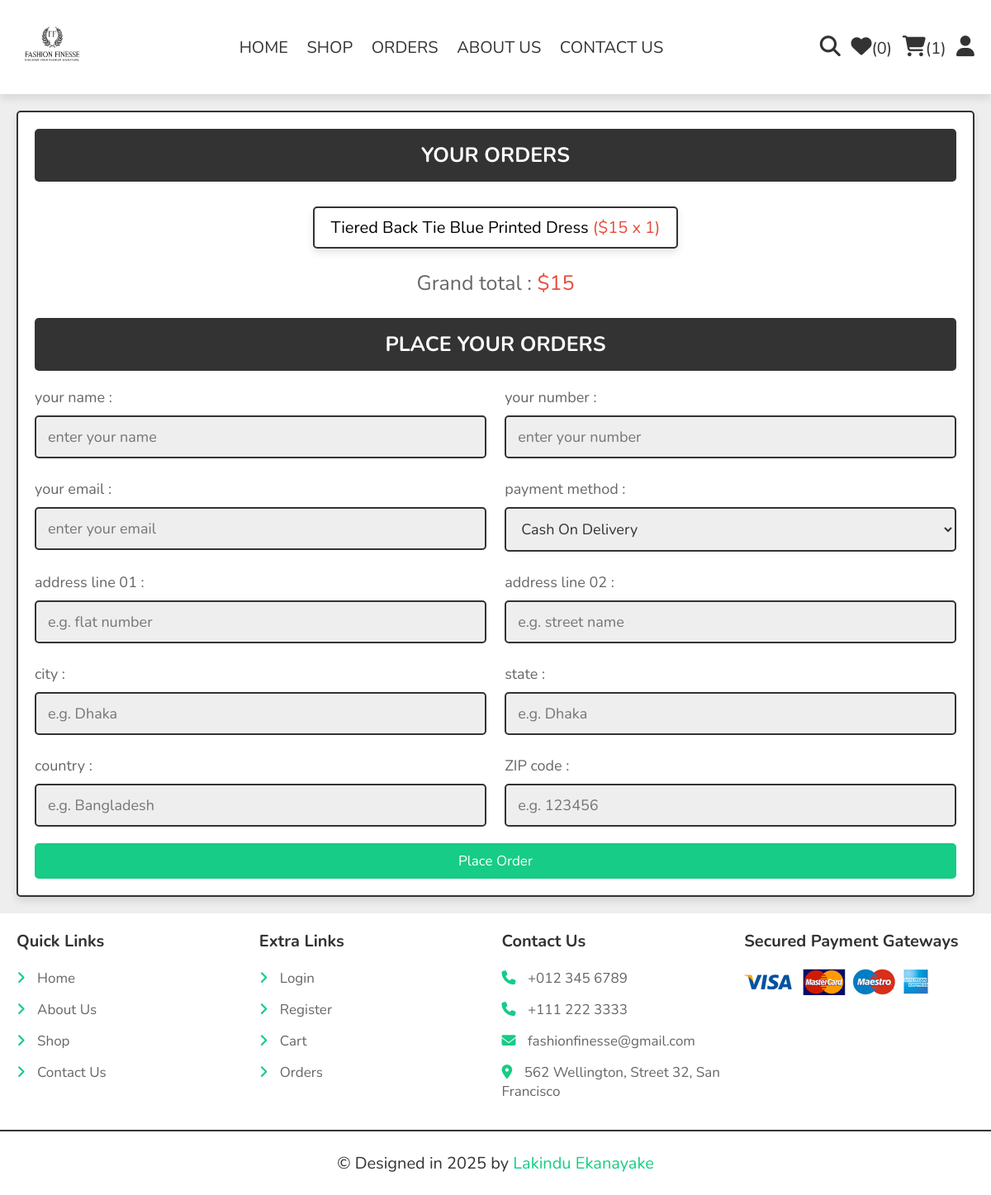
Screenshot of /checkout.php (signed in) with the database file from the repository.
### tables this page shows
CREATE TABLE `cart` (
  `id` int(100) NOT NULL,
  `user_id` int(100) NOT NULL,
  `pid` int(100) NOT NULL,
  `name` varchar(100) NOT NULL,
  `price` int(10) NOT NULL,
  `quantity` int(10) NOT NULL,
  `image` varchar(100) NOT NULL
);

### checkout.php (the view, shortened to what this page needs)
<?php
include 'components/connect.php';
if(isset($_SESSION['user_id'])){
   $user_id = $_SESSION['user_id'];
}else{
   $user_id = '';
   header('location:user_login.php');
};
?>
<!DOCTYPE html>
<html lang="en">
<head>
   <link rel="stylesheet" href="https://cdnjs.cloudflare.com/ajax/libs/font-awesome/6.1.1/css/all.min.css">
   <link rel="stylesheet" href="css/style.css">
</head>
<body>
<?php include 'components/user_header.php'; ?>
<section class="checkout-orders">
   <form action="" method="POST">
   <h3>your orders</h3>
      <div class="display-orders">
      <?php
         $grand_total = 0;
         $select_cart = $conn->prepare("SELECT * FROM `cart` WHERE user_id = ?");
         $select_cart->execute([$user_id]);
         if($select_cart->rowCount() > 0){
            while($fetch_cart = $select_cart->fetch(PDO::FETCH_ASSOC)){
               $grand_total += ($fetch_cart['price'] * $fetch_cart['quantity']);
      ?>
         <p> <?= $fetch_cart['name']; ?> <span>(<?= '$'.$fetch_cart['price'].' x '. $fetch_cart['quantity']; ?>)</span> </p>
      <?php
            }
         }else{
            echo '<p class="empty">your cart is empty!</p>';
         }
      ?>
         <div class="grand-total">Grand total : <span>$<?= $grand_total; ?></span></div>
      </div>
      <h3>place your orders</h3>
      <div class="flex">
         <div class="inputBox">
            <span>your name :</span>
            <input type="text" name="name" placeholder="enter your name" class="box" maxlength="20" required>
         </div>
         <div class="inputBox">
            <span>your number :</span>
            <input type="number" name="number" placeholder="enter your number" class="box" min="0" max="99999999999" onkeypress="if(this.value.length == 11) return false;" required>
         </div>
         <div class="inputBox">
            <span>your email :</span>
            <input type="email" name="email" placeholder="enter your email" class="box" maxlength="50" required>
         </div>
         <div class="inputBox">
            <span>payment method :</span>
            <select name="method" class="box" required>
               <option value="cash on delivery">Cash On Delivery</option>
            </select>
         </div>
         <div class="inputBox">
            <span>address line 01 :</span>
            <input type="text" name="flat" placeholder="e.g. flat number" class="box" maxlength="50" required>
         </div>
         <div class="inputBox">
            <span>address line 02 :</span>
            <input type="text" name="street" placeholder="e.g. street name" class="box" maxlength="50" required>
         </div>
         <div class="inputBox">
            <span>city :</span>
            <input type="text" name="city" placeholder="e.g. Dhaka" class="box" maxlength="50" required>
         </div>
         <div class="inputBox">
            <span>state :</span>
            <input type="text" name="state" placeholder="e.g. Dhaka" class="box" maxlength="50" required>
         </div>
         <div class="inputBox">
            <span>country :</span>
            <input type="text" name="country" placeholder="e.g. Bangladesh" class="box" maxlength="50" required>
         </div>
         <div class="inputBox">
            <span>ZIP code :</span>
            <input type="number" min="0" name="pin_code" placeholder="e.g. 123456" min="0" max="999999" onkeypress="if(this.value.length == 6) return false;" class="box" required>
         </div>
      </div>
      <input type="submit" name="order" class="btn <?= ($grand_total > 1)?'':'disabled'; ?>" value="place order">
   </form>
</section>
<?php include 'components/footer.php'; ?>
</body>
</html>

### css/style.css (style rules this page uses)
:root { --main-color:#16cc86; --green:#16cc86; --blue:#33b6f3; --orange:#f39c12; --red:#e74c3c; --black:#333; --white:#fff; --light-color:#666; --light-bg:#eee; --border:.2rem solid var(--black); --box-shadow:0 .5rem 1rem rgba(0,0,0,.1); }
* { font-family: 'Nunito', sans-serif; margin:0; padding:0; box-sizing: border-box; outline: none; border:none; text-decoration: none; }
html { font-size: 62.5%; overflow-x: hidden; }
body { background-color: var(--light-bg); }
section { padding:2rem; max-width: 1200px; margin:0 auto; }
.btn, .delete-btn, .option-btn { display: block; width: 100%; margin-top: 1rem; border-radius: .5rem; padding:1rem 3rem; font-size: 1.7rem; text-transform: capitalize; color:var(--white); cursor: pointer; text-align: center; }
.btn { background-color: var(--main-color); }
.display-orders { text-align: center; padding-bottom: 0; }
.display-orders p { display: inline-block; padding:1rem 2rem; margin:1rem .5rem; font-size: 2rem; text-align: center; border:var(--border); background-color: var(--white); box-shadow: var(--box-shadow); border-radius: .5rem; }
.display-orders p span { color:var(--red); }
.display-orders .grand-total { margin-top: 1.5rem; margin-bottom: 2.5rem; font-size: 2.5rem; color:var(--light-color); }
.display-orders .grand-total span { color:var(--red); }
.checkout-orders form { padding:2rem; border:var(--border); background-color: var(--white); box-shadow: var(--box-shadow); border-radius: .5rem; }
.checkout-orders form h3 { border-radius: .5rem; background-color: var(--black); color:var(--white); padding:1.5rem 1rem; text-align: center; text-transform: uppercase; margin-bottom: 2rem; font-size: 2.5rem; }
.checkout-orders form .flex { display: flex; flex-wrap: wrap; gap:1.5rem; justify-content: space-between; }
.checkout-orders form .flex .inputBox { width: 49%; }
.checkout-orders form .flex .inputBox .box { width: 100%; border:var(--border); border-radius: .5rem; font-size: 1.8rem; color:var(--black); padding:1.2rem 1.4rem; margin:1rem 0; background-color: var(--light-bg); }
.checkout-orders form .flex .inputBox span { font-size: 1.8rem; color:var(--light-color); }

### rows the page displays
cart: name "Tiered Back Tie Blue Printed Dress", price "15", quantity "1"

### other values shown
$total_wishlist_counts "0"
$total_cart_counts "1"
$grand_total "15"
